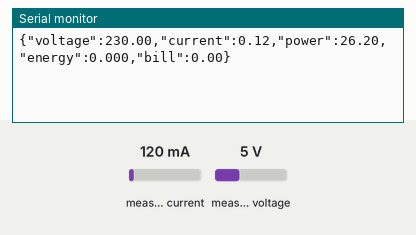
Bench run of a sketch on a simulated ESP32. Shown: the last lines printed to the serial monitor. Inputs (shaded band) come from the test bench; at power-on: measured current 120 mA, measured voltage 5 V.

Above: at 1.2 s.
1.3 s: measured current set to 40 mA
At 2.6 s:
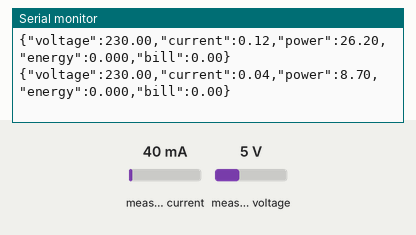
2.8 s: measured voltage set to 0.3 V
4.3 s: measured current set to 500 mA
At 4.3 s:
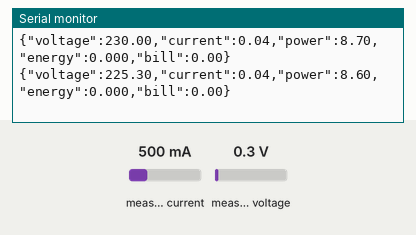
Timing chart, 0 to 7.3 s (numbered marks = the images above; inputs shaded):
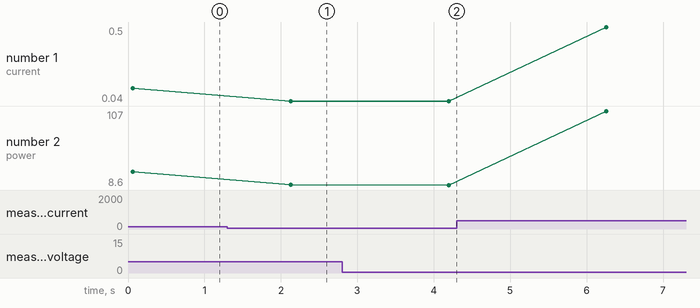

Measured:
- after the input at 1.3 s, the serial monitor: prints a new line after 0.83 s (image 1)
- plotted number 1: 0.12 → 0.04 after the input at 1.3 s, 0.04 → 0.5 after the input at 4.3 s
- plotted number 2: 26.2 → 8.7 after the input at 1.3 s, 8.7 → 8.6 after the input at 2.8 s, 8.6 → 107 after the input at 4.3 s

The sketch:

SmartMeter.ino.ino
```cpp
#include <PZEM004Tv30.h>

#define ESP32_RX_PIN 27
#define ESP32_TX_PIN 26

PZEM004Tv30 pzem(Serial2, ESP32_RX_PIN, ESP32_TX_PIN);


float calculateBill(float units) {
  float bill = 0.0;
  if (units <= 100) bill = units * 4.43;
  else if (units <= 300) bill = (100 * 4.43) + ((units - 100) * 9.64);
  else if (units <= 500) bill = (100 * 4.43) + (200 * 9.64) + ((units - 300) * 12.83);
  else bill = (100 * 4.43) + (200 * 9.64) + (200 * 12.83) + ((units - 500) * 14.33);
  return bill;
}

void setup() {
  Serial.begin(115200);
}

void loop() {
  float v = pzem.voltage(); if(isnan(v)) v = 0;
  float c = pzem.current(); if(isnan(c)) c = 0;
  float p = pzem.power();   if(isnan(p)) p = 0;
  float e = pzem.energy();  if(isnan(e)) e = 0;
  float b = calculateBill(e);


  Serial.print("{\"voltage\":"); Serial.print(v);
  Serial.print(",\"current\":"); Serial.print(c);
  Serial.print(",\"power\":"); Serial.print(p);
  Serial.print(",\"energy\":"); Serial.print(e, 3);
  Serial.print(",\"bill\":"); Serial.print(b);
  Serial.println("}");

  delay(2000);
}
```
